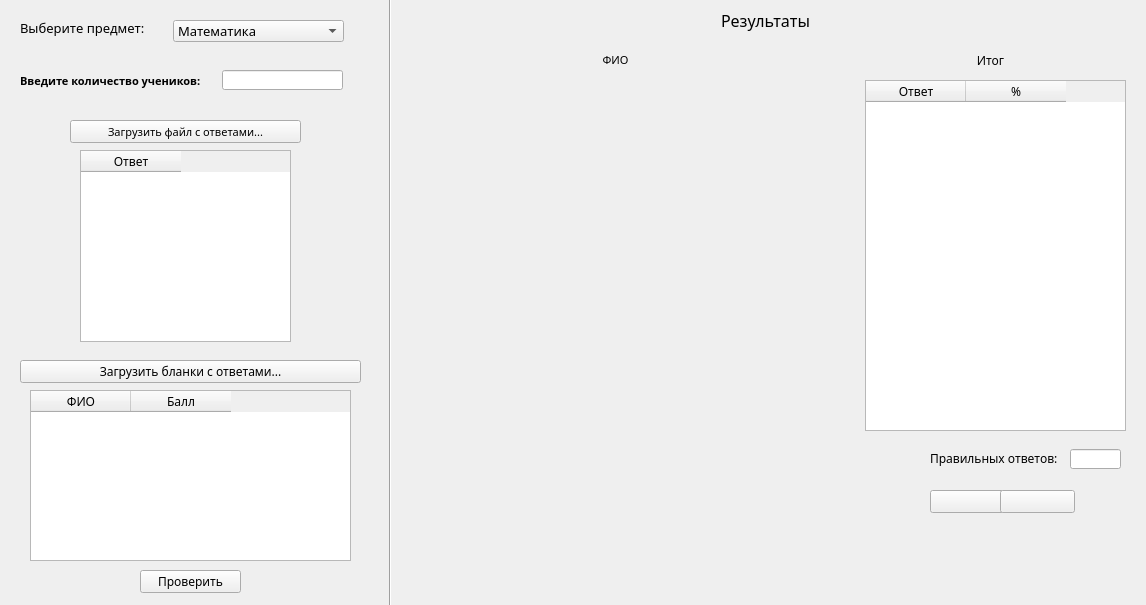
<?xml version="1.0" encoding="UTF-8"?>
<ui version="4.0">
 <class>Form</class>
 <widget class="QWidget" name="Form">
  <property name="geometry">
   <rect>
    <x>0</x>
    <y>0</y>
    <width>1146</width>
    <height>605</height>
   </rect>
  </property>
  <property name="windowTitle">
   <string>Form</string>
  </property>
  <widget class="QLabel" name="label">
   <property name="geometry">
    <rect>
     <x>20</x>
     <y>20</y>
     <width>151</width>
     <height>16</height>
    </rect>
   </property>
   <property name="font">
    <font>
     <family>Segoe Print</family>
     <pointsize>10</pointsize>
     <italic>false</italic>
    </font>
   </property>
   <property name="text">
    <string>Выберите предмет:</string>
   </property>
  </widget>
  <widget class="QComboBox" name="comboBox">
   <property name="geometry">
    <rect>
     <x>173</x>
     <y>20</y>
     <width>171</width>
     <height>22</height>
    </rect>
   </property>
   <property name="font">
    <font>
     <family>Segoe Print</family>
     <pointsize>10</pointsize>
    </font>
   </property>
   <item>
    <property name="text">
     <string>Математика</string>
    </property>
   </item>
   <item>
    <property name="text">
     <string>Физика</string>
    </property>
   </item>
   <item>
    <property name="text">
     <string>Русский язык</string>
    </property>
   </item>
   <item>
    <property name="text">
     <string>Химия</string>
    </property>
   </item>
   <item>
    <property name="text">
     <string>Биология</string>
    </property>
   </item>
   <item>
    <property name="text">
     <string>География</string>
    </property>
   </item>
   <item>
    <property name="text">
     <string>Обществознание</string>
    </property>
   </item>
   <item>
    <property name="text">
     <string>Литература</string>
    </property>
   </item>
   <item>
    <property name="text">
     <string>История</string>
    </property>
   </item>
  </widget>
  <widget class="QLabel" name="label_2">
   <property name="geometry">
    <rect>
     <x>20</x>
     <y>70</y>
     <width>201</width>
     <height>21</height>
    </rect>
   </property>
   <property name="font">
    <font>
     <family>Segoe Print</family>
     <pointsize>8</pointsize>
     <weight>75</weight>
     <italic>false</italic>
     <bold>true</bold>
    </font>
   </property>
   <property name="text">
    <string>Введите количество учеников:</string>
   </property>
  </widget>
  <widget class="QLineEdit" name="lineEdit">
   <property name="geometry">
    <rect>
     <x>222</x>
     <y>70</y>
     <width>121</width>
     <height>20</height>
    </rect>
   </property>
   <property name="font">
    <font>
     <family>Segoe Print</family>
     <pointsize>10</pointsize>
    </font>
   </property>
   <property name="text">
    <string/>
   </property>
  </widget>
  <widget class="QPushButton" name="pushButton">
   <property name="geometry">
    <rect>
     <x>70</x>
     <y>120</y>
     <width>231</width>
     <height>23</height>
    </rect>
   </property>
   <property name="font">
    <font>
     <family>Segoe Print</family>
     <pointsize>8</pointsize>
    </font>
   </property>
   <property name="text">
    <string>Загрузить файл с ответами...</string>
   </property>
  </widget>
  <widget class="QPushButton" name="pushButton_2">
   <property name="geometry">
    <rect>
     <x>20</x>
     <y>360</y>
     <width>341</width>
     <height>23</height>
    </rect>
   </property>
   <property name="font">
    <font>
     <family>Segoe Print</family>
    </font>
   </property>
   <property name="text">
    <string>Загрузить бланки с ответами...</string>
   </property>
  </widget>
  <widget class="QLabel" name="label_3">
   <property name="geometry">
    <rect>
     <x>390</x>
     <y>10</y>
     <width>751</width>
     <height>21</height>
    </rect>
   </property>
   <property name="font">
    <font>
     <family>Segoe Print</family>
     <pointsize>12</pointsize>
    </font>
   </property>
   <property name="text">
    <string>Результаты</string>
   </property>
   <property name="alignment">
    <set>Qt::AlignCenter</set>
   </property>
  </widget>
  <widget class="QPushButton" name="pushButton_3">
   <property name="geometry">
    <rect>
     <x>140</x>
     <y>570</y>
     <width>101</width>
     <height>23</height>
    </rect>
   </property>
   <property name="font">
    <font>
     <family>Segoe Print</family>
     <pointsize>9</pointsize>
    </font>
   </property>
   <property name="text">
    <string>Проверить</string>
   </property>
  </widget>
  <widget class="QLabel" name="label_4">
   <property name="geometry">
    <rect>
     <x>400</x>
     <y>50</y>
     <width>431</width>
     <height>20</height>
    </rect>
   </property>
   <property name="font">
    <font>
     <family>Segoe Print</family>
     <pointsize>8</pointsize>
    </font>
   </property>
   <property name="layoutDirection">
    <enum>Qt::LeftToRight</enum>
   </property>
   <property name="text">
    <string>ФИО</string>
   </property>
   <property name="alignment">
    <set>Qt::AlignCenter</set>
   </property>
  </widget>
  <widget class="Line" name="line">
   <property name="geometry">
    <rect>
     <x>380</x>
     <y>-3</y>
     <width>21</width>
     <height>611</height>
    </rect>
   </property>
   <property name="orientation">
    <enum>Qt::Vertical</enum>
   </property>
  </widget>
  <widget class="QLabel" name="label_5">
   <property name="geometry">
    <rect>
     <x>850</x>
     <y>50</y>
     <width>281</width>
     <height>20</height>
    </rect>
   </property>
   <property name="font">
    <font>
     <family>Segoe Print</family>
     <pointsize>9</pointsize>
    </font>
   </property>
   <property name="text">
    <string>Итог</string>
   </property>
   <property name="alignment">
    <set>Qt::AlignCenter</set>
   </property>
  </widget>
  <widget class="QLabel" name="label_6">
   <property name="geometry">
    <rect>
     <x>406</x>
     <y>80</y>
     <width>421</width>
     <height>501</height>
    </rect>
   </property>
   <property name="text">
    <string/>
   </property>
  </widget>
  <widget class="QLabel" name="label_7">
   <property name="geometry">
    <rect>
     <x>930</x>
     <y>450</y>
     <width>131</width>
     <height>16</height>
    </rect>
   </property>
   <property name="font">
    <font>
     <family>Segoe Print</family>
    </font>
   </property>
   <property name="text">
    <string>Правильных ответов:</string>
   </property>
  </widget>
  <widget class="QTableWidget" name="tableWidget">
   <property name="geometry">
    <rect>
     <x>80</x>
     <y>150</y>
     <width>211</width>
     <height>192</height>
    </rect>
   </property>
   <column>
    <property name="text">
     <string>Ответ</string>
    </property>
    <property name="font">
     <font>
      <family>Segoe Print</family>
     </font>
    </property>
   </column>
  </widget>
  <widget class="QTableWidget" name="tableWidget_2">
   <property name="geometry">
    <rect>
     <x>30</x>
     <y>390</y>
     <width>321</width>
     <height>171</height>
    </rect>
   </property>
   <property name="baseSize">
    <size>
     <width>0</width>
     <height>0</height>
    </size>
   </property>
   <column>
    <property name="text">
     <string>ФИО</string>
    </property>
    <property name="font">
     <font>
      <family>Segoe Print</family>
     </font>
    </property>
   </column>
   <column>
    <property name="text">
     <string>Балл</string>
    </property>
    <property name="font">
     <font>
      <family>Segoe Print</family>
     </font>
    </property>
   </column>
  </widget>
  <widget class="QTableWidget" name="tableWidget_3">
   <property name="geometry">
    <rect>
     <x>865</x>
     <y>80</y>
     <width>261</width>
     <height>351</height>
    </rect>
   </property>
   <column>
    <property name="text">
     <string>Ответ</string>
    </property>
    <property name="font">
     <font>
      <family>Segoe Print</family>
     </font>
    </property>
   </column>
   <column>
    <property name="text">
     <string>%</string>
    </property>
    <property name="font">
     <font>
      <family>Segoe Print</family>
     </font>
    </property>
   </column>
  </widget>
  <widget class="QLineEdit" name="lineEdit_2">
   <property name="geometry">
    <rect>
     <x>1070</x>
     <y>449</y>
     <width>51</width>
     <height>20</height>
    </rect>
   </property>
  </widget>
  <widget class="QPushButton" name="pushButton_4">
   <property name="geometry">
    <rect>
     <x>930</x>
     <y>490</y>
     <width>75</width>
     <height>23</height>
    </rect>
   </property>
   <property name="text">
    <string/>
   </property>
   <property name="icon">
    <iconset>
     <normaloff>../../Downloads/down Button.png</normaloff>../../Downloads/down Button.png</iconset>
   </property>
   <property name="iconSize">
    <size>
     <width>40</width>
     <height>30</height>
    </size>
   </property>
  </widget>
  <widget class="QPushButton" name="pushButton_5">
   <property name="geometry">
    <rect>
     <x>1000</x>
     <y>490</y>
     <width>75</width>
     <height>23</height>
    </rect>
   </property>
   <property name="text">
    <string/>
   </property>
   <property name="icon">
    <iconset>
     <normaloff>../../Downloads/Next Button.png</normaloff>../../Downloads/Next Button.png</iconset>
   </property>
   <property name="iconSize">
    <size>
     <width>40</width>
     <height>30</height>
    </size>
   </property>
  </widget>
 </widget>
 <resources/>
 <connections/>
</ui>
